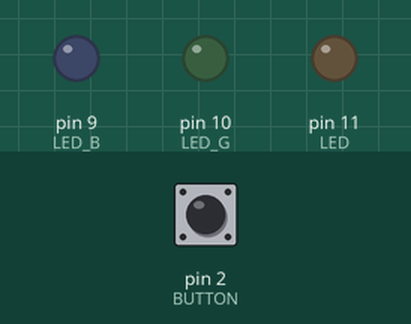
This sketch was run on a simulated Arduino Uno, built with avr-gcc and run on an emulated ATmega328P. Shown: output pins drawn as LEDs (lit = HIGH). The test bench sets the inputs (shaded band); at power-on: pin 2 (BUTTON) HIGH. What the sketch prints to the serial monitor is not drawn.

Above: at 0.15 s.
At 3.77 s:
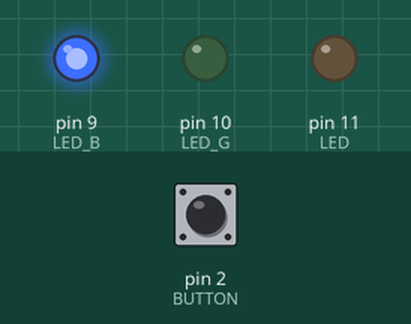
At 16.74 s:
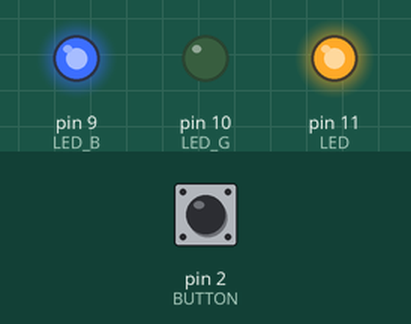
Timing chart, 0 to 16.8 s (numbered marks = the images above):
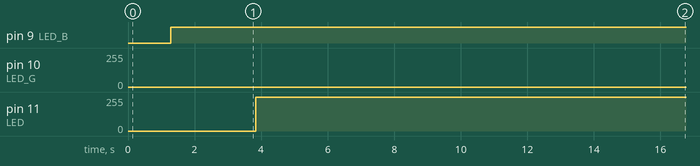

The sketch:

ex2.ino
```cpp
#define LED 11
#define BUTTON 2
#define LED_R 11
#define LED_G 10
#define LED_B 9

void setup() {
  pinMode(LED, OUTPUT);
//  pinMode(LED_R, OUTPUT);
//  pinMode(LED_G, OUTPUT);
//  pinMode(LED_B, OUTPUT);
  pinMode(BUTTON, INPUT_PULLUP);
  EICRA |= (1 << ISC01);
  EIMSK |= (1 << INT0);
  sei();

  Serial.begin(9600);
  Serial.println("astept comenzi");
  setColourRgb(0,0,0);
}

char buf[20];
int i = 0;
long ts = 0;
bool blink_state = false;
int r = 255, g = 0, b = 120;

ISR(INT0_vect)
{
  // cod întrerupere externă PD2 /INT0
  // verificare tranziție pe front crescător, descrescător sau oricare
  // (după cum este configurat INT0)
  int res = digitalRead(LED);
  if (millis() - ts > 300) {
    if (res == 0)
      digitalWrite(LED, HIGH);
    else
      digitalWrite(LED, LOW);
    ts = millis();
  }


}

void loop() {
  unsigned int rgbColour[3];

  // Start off with red.
  rgbColour[0] = 255;
  rgbColour[1] = 0;
  rgbColour[2] = 0;

  // Choose the colours to increment and decrement.
  for (int decColour = 0; decColour < 3; decColour += 1) {
    int incColour = decColour == 2 ? 0 : decColour + 1;
    int thirdColour = incColour == 2 ? 0 : incColour + 1;
    // cross-fade the two colours.
    for(int i = 0; i < 255; i += 1) {
      rgbColour[decColour] -= 1;
      rgbColour[incColour] += 1;
      rgbColour[thirdColour] += 1;

      setColourRgb(rgbColour[0], rgbColour[1], rgbColour[2]);
      delay(5);
    }
  }
}

void setColourRgb(unsigned int red, unsigned int green, unsigned int blue) {
  analogWrite(LED_R, red);
  analogWrite(LED_G, green);
  analogWrite(LED_B, blue);
 }
```

Measured:
- by itself, pin 9 (LED_B): LOW → HIGH at 1.3 s
- by itself, pin 11 (LED): 0/255 → 254/255 at 3.8 s
